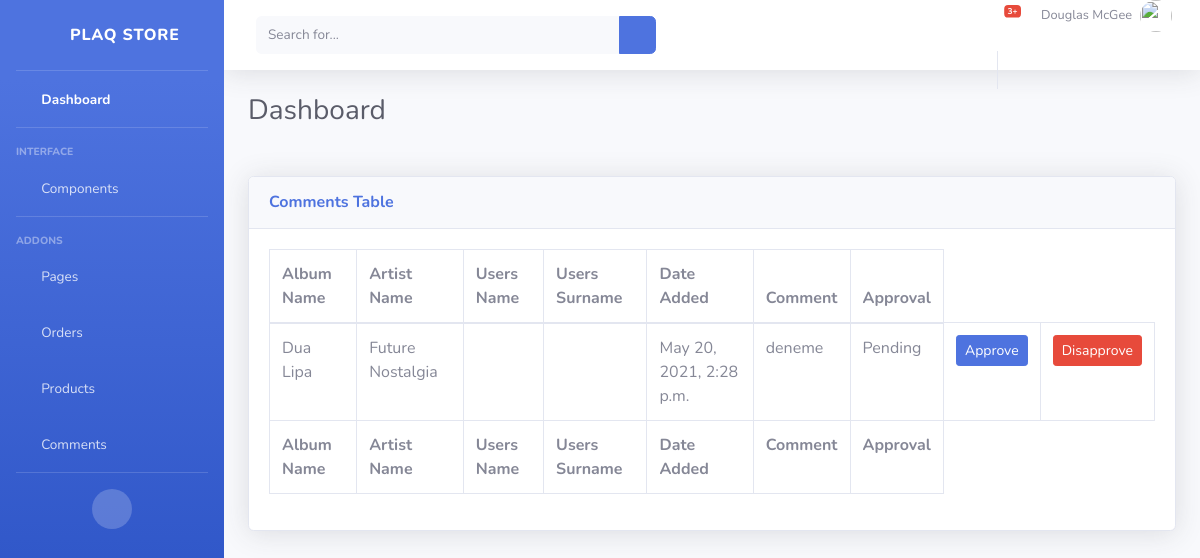
Page /comments/ on the earlier database version.
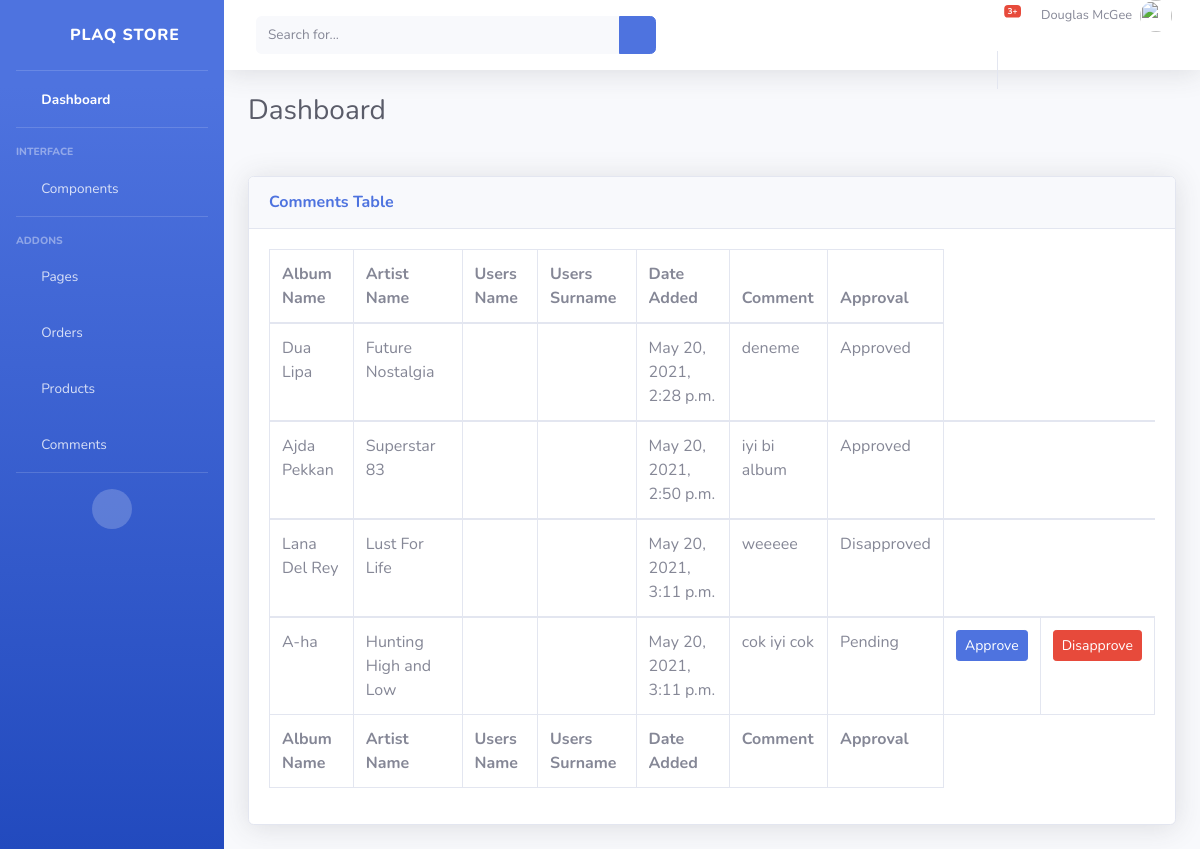
Same page on the later database version.
### store/models.py (models this page shows, shortened)
class Comment(models.Model):
    class Approval(models.IntegerChoices):
        PENDING = 1
        APPROVED = 2
        DISAPPROVED = 3
    product = models.ForeignKey (Product, related_name = "comments", on_delete=models.CASCADE)
    user = models.ForeignKey(User, on_delete=models.CASCADE)
    date_added = models.DateTimeField(auto_now_add=True)
    body = models.TextField(max_length=500)
    approval = models.IntegerField(choices=Approval.choices, default=1)
    def __str__(self):
        return '%s - %s - %s %s' %(self.product.artist_name,self.product.album_name, self.user.first_name,  self.user.last_name)

class Product(models.Model):
    model_no = models.CharField(max_length=200, blank=True, null=True)
    album_name = models.CharField(max_length=200, blank=False)
    artist_name = models.CharField(max_length=200, blank=False)
    description = models.CharField(max_length=500, blank=True, null=True)
    genre = models.CharField(max_length=200, blank=True, null=True)
    warranty = models.CharField(max_length=200, blank=True, null=True)
    distributor = models.CharField(max_length=200, blank=True, null=True)
    price = models.FloatField()
    stock = models.IntegerField(default=0, null=True, blank=True)
    onDiscount = models.BooleanField(default= False)
    image = models.ImageField(blank=True, null=True)

### managers/views.py (the view)
# urls.py: path('comments/', mg.comments, name="comments"),
def comments(request):
    comments = Comment.objects.all()
    print(comments)
    context={'comments': comments}
    return render(request, "managers/comments.html", context)

### managers/templates/managers/comments.html
{% include 'managers/base.html' %}
{% load static %}
{%block content%}
<div class="card shadow mb-4">
    <div class="card-header py-3">
        <h6 class="m-0 font-weight-bold text-primary">Comments Table</h6>
    </div>
    <div class="card-body">
        <div class="table-responsive">
            <table class="table table-bordered" id="dataTable" width="100%" cellspacing="0">
                <thead>
                    <tr>
                        <th>Album Name</th>
                        <th>Artist Name</th>
                        <th>Users Name</th>
                        <th>Users Surname</th>
                        <th>Date Added</th>
                        <th>Comment</th>
                        <th>Approval</th>
                    </tr>
                </thead>
                <tfoot>
                    <tr>
                        <th>Album Name</th>
                        <th>Artist Name</th>
                        <th>Users Name</th>
                        <th>Users Surname</th>
                        <th>Date Added</th>
                        <th>Comment</th>
                        <th>Approval</th>
                    </tr>
                </tfoot>
                {% for comment in comments %}
                <tbody>
                    <tr>
                        <td>{{comment.product.artist_name}}</td>
                        <td>{{comment.product.album_name}}</td>
                        <td>{{comment.user.first_name}}</td>
                        <td>{{comment.user.last_name}}</td>
                        <td>{{comment.date_added}}</td>
                        <td>{{comment.body}}</td>
                        {% if comment.approval == 2 %}
                        <td>Approved</td>
                        {% elif comment.approval == 3 %}
                        <td>Disapproved</td>
                        {% else %}
                        <td>Pending</td>
                        <td><a class="btn btn-sm btn-primary" href="{% url 'approve-comment' comment.id %}">Approve</a></td>
                        <td><a class="btn btn-sm btn-danger" href="{% url 'disapprove-comment' comment.id %}">Disapprove</a></td>
                        {%endif%}
                    </tr>
                    {% endfor %}
                </tbody>
            </table>
        </div>
    </div>
</div>
{%endblock content %}

### managers/templates/managers/base.html (shortened to what this page needs)
<!DOCTYPE html>
<html lang="en">
{%load static %}
<head>
    <link href="{% static 'vendor/fontawesome-free/css/all.min.css' %}" rel="stylesheet" type="text/css">
    <link href="{% static 'css/sb-admin-2.min.css' %}" rel="stylesheet">
</head>
<body id="page-top">
    <div id="wrapper">
        <ul class="navbar-nav bg-gradient-primary sidebar sidebar-dark accordion" id="accordionSidebar">
            <a class="sidebar-brand d-flex align-items-center justify-content-center" href="/product-manager">
                <div class="sidebar-brand-icon rotate-n-15">
                    <i class="fas fa-laugh-wink"></i>
                </div>
                <div class="sidebar-brand-text mx-3">PLAQ Store</div>
            </a>
            <hr class="sidebar-divider my-0">
            <li class="nav-item active">
                <a class="nav-link" href="/product-manager">
                    <i class="fas fa-fw fa-tachometer-alt"></i>
                    <span>Dashboard</span></a>
            </li>
            <hr class="sidebar-divider">
            <div class="sidebar-heading">
                Interface
            </div>
            <li class="nav-item">
                <a class="nav-link collapsed" href="#" data-toggle="collapse" data-target="#collapseTwo"
                    aria-expanded="true" aria-controls="collapseTwo">
                    <i class="fas fa-fw fa-cog"></i>
                    <span>Components</span>
                </a>
            </li>
            <hr class="sidebar-divider">
            <div class="sidebar-heading">
                Addons
            </div>
            <li class="nav-item">
                <a class="nav-link collapsed" href="#" data-toggle="collapse" data-target="#collapsePages"
                    aria-expanded="true" aria-controls="collapsePages">
                    <i class="fas fa-fw fa-folder"></i>
                    <span>Pages</span>
                </a>
            </li>
            <li class="nav-item">
                <a class="nav-link" href="">
                    <i class="fas fa-fw fa-table"></i>
                    <span>Orders</span></a>
            </li>
            <li class="nav-item">
                <a class="nav-link" href="/tables">
                    <i class="fas fa-fw fa-table"></i>
                    <span>Products</span></a>
            </li>
            <li class="nav-item">
                <a class="nav-link" href="/comments">
                    <i class="fas fa-fw fa-table"></i>
                    <span>Comments</span></a>
            </li>
            <hr class="sidebar-divider d-none d-md-block">
            <div class="text-center d-none d-md-inline">
                <button class="rounded-circle border-0" id="sidebarToggle"></button>
            </div>
        </ul>
        <div id="content-wrapper" class="d-flex flex-column">
            <div id="content">
                <nav class="navbar navbar-expand navbar-light bg-white topbar mb-4 static-top shadow">
                    <form
                        class="d-none d-sm-inline-block form-inline mr-auto ml-md-3 my-2 my-md-0 mw-100 navbar-search">
                        <div class="input-group">
                            <input type="text" class="form-control bg-light border-0 small" placeholder="Search for..."
                                aria-label="Search" aria-describedby="basic-addon2">
                            <div class="input-group-append">
                                <button class="btn btn-primary" type="button">
                                    <i class="fas fa-search fa-sm"></i>
                                </button>
                            </div>
                        </div>
                    </form>
                    <ul class="navbar-nav ml-auto">
                        <li class="nav-item dropdown no-arrow mx-1">
                            <a class="nav-link dropdown-toggle" href="#" id="alertsDropdown" role="button"
                                data-toggle="dropdown" aria-haspopup="true" aria-expanded="false">
                                <i class="fas fa-bell fa-fw"></i>
                                <span class="badge badge-danger badge-counter">3+</span>
                            </a>
                        <li class="nav-item dropdown no-arrow">
                            <a class="nav-link dropdown-toggle" href="#" id="userDropdown" role="button"
                                data-toggle="dropdown" aria-haspopup="true" aria-expanded="false">
                                <span class="mr-2 d-none d-lg-inline text-gray-600 small">Douglas McGee</span>
                                <img class="img-profile rounded-circle"
                                    src="img/undraw_profile.svg">
                            </a>
                        </li>
                    </ul>
                </nav>
                <div class="container-fluid">
                    <div class="d-sm-flex align-items-center justify-content-between mb-4">
                        <h1 class="h3 mb-0 text-gray-800">Dashboard</h1>
                    </div>
                    <div class="row">
                    <div class="row">
        </div>
    </div>
</body>
</html>

Differences in the rows shown:
changed Comment "May 20, 2021, 2:28 p.m.": approval "Pending Approve Disapprove" → "Approved"
added Comment: product.artist_name "Ajda Pekkan", product.album_name "Superstar 83", date_added "May 20, 2021, 2:50 p.m.", body "iyi bi album", approval "Approved"
added Comment: product.artist_name "Lana Del Rey", product.album_name "Lust For Life", date_added "May 20, 2021, 3:11 p.m.", body "weeeee", approval "Disapproved"
added Comment: product.artist_name "A-ha", product.album_name "Hunting High and Low", date_added "May 20, 2021, 3:11 p.m.", body "cok iyi cok", approval "Pending"
